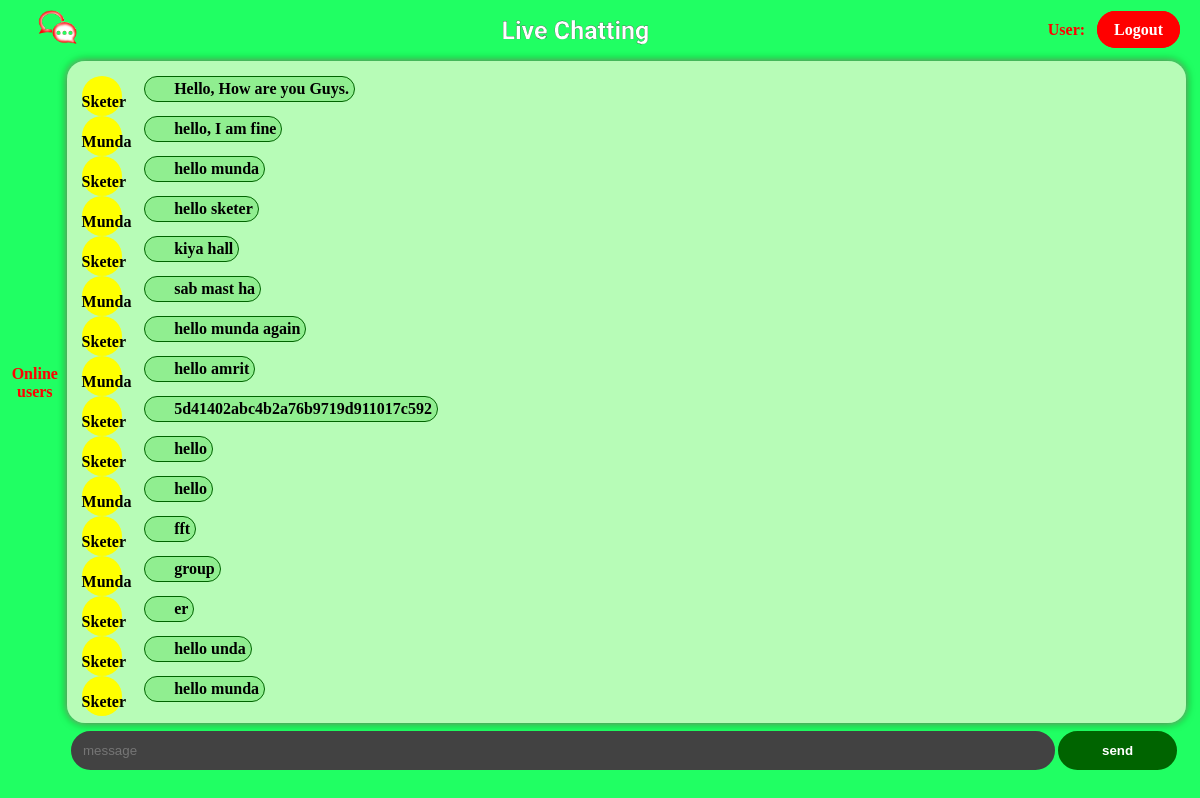
Before: /main.php with the older database file.
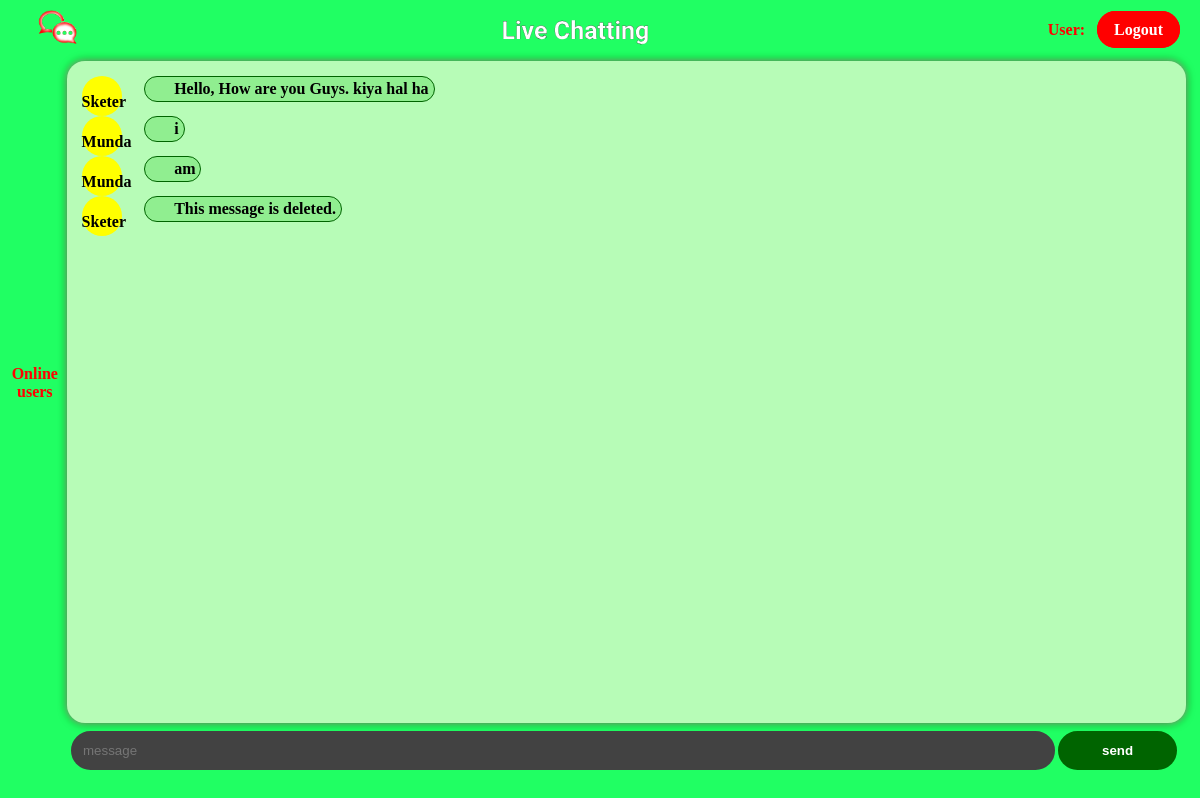
After: the same page with the newer database file.
### tables this page shows
CREATE TABLE `messages` (
  `sno` int(250) NOT NULL,
  `username` varchar(32) NOT NULL,
  `message` varchar(150) NOT NULL
);

### components/main/mainContainer.php (the view, shortened to what this page needs)
<!DOCTYPE html>
<html lang="en">
<head>
</head>
<body>
    <?php
        echo '<div class="activeUser">';
            echo '<p id="online">Online users</p>';
        echo '</div>';
    ?>
    <?php
        echo '<div class="displayMessage">';
            while($row = mysqli_fetch_assoc($msgresult)) {
                $flexDirection = ($_SESSION['username'] == $row['username']) ? "row-reverse" : "row";
                $color = ($_SESSION['username'] == $row['username']) ? "orange" : "yellow";
                echo '<div class="userMessage" style="flex-direction: '.$flexDirection.'">';
                    echo '<span id="user" style="background: '.$color.'">';
                        echo '<name>' . $row['username'] . ' </name>';
                    echo '</span>';
                    echo '<span id="msg-container">';
                    echo '    <div id="msg">';
                            echo  $row['message'];
                    echo '    </div>';
                    echo '</span>'; echo "<br>";
                echo '</div>';
            };
        echo '</div>';
    ?>
</body>
</html>

### main.php (shortened to what this page needs)
<!DOCTYPE html>
<html lang="en">
<head>
    <link rel="stylesheet" href="css/style.css">
    <link rel="stylesheet" href="https://cdnjs.cloudflare.com/ajax/libs/font-awesome/4.7.0/css/font-awesome.min.css">
</head>
<body>
<?php
    $conn = mysqli_connect("localhost", "root", "", "live chatting");
    $msg = "SELECT * FROM `messages`";
    $msgresult = mysqli_query($conn, $msg);
?>
    <div class="container">
        <?php require 'components/navigationBar.php';?>
        <div class="main">
            <div class="msg-section">
                <?php
                    require 'components/main/mainContainer.php';
                ?>
            </div>
            <div class="textMessage">
                <form action="components/sendMessege.php" method="post">
                    <input type="text" name="message" id="message" required placeholder="message" autocomplete="off" spellcheck="true">
                    <input type="submit" value="send" id="send-btn">
                </form>
            </div>
        </div>
    </div>
</body>
</html>

### components/navigationBar.php (shortened to what this page needs)
<!DOCTYPE html>
<html lang="en">
<head>
    <link rel="stylesheet" href="css/style.css">
</head>
<body>
<?php
    echo '<div class="nav">';
    echo '    <P id="logo"><img src="img/logo.png" alt="Logo Not Found" width="75px"></P>';
    echo '    <p id="heading"> Live Chatting </p>';
    echo '    <p id="login"><span id="username"><b>User: <b>'.$_SESSION['username'].'</span><a href="components/sessionOut.php"> Logout </a></p>';
    echo '</div>';
?>
</body>
</html>

### css/style.css (style rules this page uses)
body { overflow-x: hidden; background-color: rgb(32, 255, 99); padding: 0px; margin: 0px; }
.container { padding: 0px; }
.nav { display: flex; flex: row; justify-content: space-between; align-items: center; height: 5vh; padding: 10px 12px 3px 12px; }
.nav #logo { margin: 0px 8px; }
.nav #heading { font-weight: bolder; font-size: 25px; font-family: 'Sigmar One', cursive; color: white; -webkit-text-stroke-width: 0.2px; -webkit-text-stroke-color: rgb(0, 0, 0); }
.nav #login a { margin: 0px 8px; padding: 8px 15px; font-size: medium; font-weight: bolder; border-radius: 22px; cursor: pointer; text-decoration: none; color: white; background-color: red; border: 2px solid red; }
.nav #login #username { color: red; }
.main { display: flex; flex-direction: column; width: 100%; margin: auto; padding: 8px; }
.main .msg-section { display: flex; flex-direction: row; justify-content: center; }
.main .msg-section .activeUser { width: 5%; text-align: center; display: flex; flex-direction: column; justify-content: center; }
.main .msg-section .activeUser #online { color: red; font-weight: bold; }
.main .msg-section .activeUser p { margin-top: -3px; }
.main .msg-section .displayMessage { width: 93%; height: 79vh; padding: 15px; box-shadow: 0px 0px 8px darkgreen, 0px 0px 5px rgb(255, 255, 255); border-radius: 18px; background-color: rgb(183, 252, 183); overflow-y: scroll; display: flex; flex-direction: column; margin-right: 22px; }
.main .msg-section .displayMessage .userMessage { display: flex; flex-direction: row; }
.userMessage #user { width: 5vh; height: 5vh; border-radius: 50%; background-color: rgb(255, 174, 0); position: relative; }
name { position: absolute; margin-bottom: 5px; text-transform: capitalize; left: 0; bottom: 0; }
.userMessage #msg-container { margin-left: 22px; }
.userMessage #msg { display: block; max-width: 550px; padding: 3px 5px; background-color: lightgreen; border: 1px solid darkgreen; border-radius: 22px; }
.main .textMessage { width: 80%; height: 5vh; padding: 8px 0px; margin-left: 5%; }
.main .textMessage form { display: flex; flex-direction: row; }
.main .textMessage form #message { min-width: 80vw; color: white; outline: none; border: 2px solid rgb(66, 66, 66); border-radius: 50px; padding: 10px; margin: 0px 3px; background-color: rgb(66, 66, 66); }
.main .textMessage form #send-btn { outline: none; border: 2px solid darkgreen; color: white; padding: 10px 3.5vw; border-radius: 22px; background-color: darkgreen; font-weight: bold; }

### components/main/mainContainer.php (style rules this page uses)
.activeUser { display : inline; display: flex; flex-direction: column; justify-content: center; }
.activeUser p { margin-top: -3px; margin-left: -5px; }

Changed rows visible on the page:
removed messages: username "Munda", message "hello, I am fine"
removed messages: username "Sketer", message "hello munda"
removed messages: username "Munda", message "hello sketer"
removed messages: username "Sketer", message "kiya hall"
removed messages: username "Munda", message "sab mast ha"
removed messages: username "Sketer", message "hello munda again"
removed messages: username "Munda", message "hello amrit"
removed messages: username "Sketer", message "5d41402abc4b2a76b9719d911017c592"
removed messages: username "Sketer", message "hello"
removed messages: username "Munda", message "hello"
removed messages: username "Sketer", message "fft"
removed messages: username "Munda", message "group"
removed messages: username "Sketer", message "er"
removed messages: username "Sketer", message "hello unda"
removed messages: username "Sketer", message "hello munda"
changed messages: message "Hello, How are you Guys." → "Hello, How are you Guys. kiya hal ha"
added messages: username "Munda", message "i"
added messages: username "Munda", message "am"
added messages: username "Sketer", message "This message is deleted."
